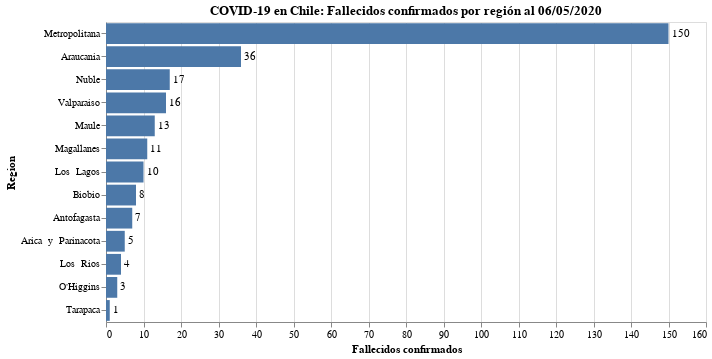

Notebook code for this chart:
### Code cell
#hide_input
bars = alt.Chart(data_raw.reset_index()).mark_bar().encode(
    x = alt.X('Fallecidos:Q', axis=alt.Axis(title='Fallecidos confirmados')),
    y = alt.Y('Region:N', sort='-x'),
    tooltip = 'Fallecidos'
).properties(
    title=f'COVID-19 en Chile: Fallecidos confirmados por región al {today_es_format}'
)

text = bars.mark_text(
    align='left',
    baseline='middle',
    dx=3  # Nudges text to right so it doesn't appear on top of the bar
).encode(
    text='Fallecidos:Q'
)

bars.configure_title(
    fontSize=20,
    font='Courier',
    anchor='start',
    color='gray'
)

(bars + text).properties(width=600, height=300)

### Figure 1 — Vega-Lite specification as saved in the notebook (floating-point values rounded to 4 significant figures)
{"config": {"view": {"continuousWidth": 400, "continuousHeight": 300}}, "layer": [{"mark": "bar", "encoding": {"tooltip": {"type": "quantitative", "field": "Fallecidos"}, "x": {"type": "quantitative", "axis": {"title": "Fallecidos confirmados"}, "field": "Fallecidos"}, "y": {"type": "nominal", "field": "Region", "sort": "-x"}}, "title": "COVID-19 en Chile: Fallecidos confirmados por región al 06/05/2020"}, {"mark": {"type": "text", "align": "left", "baseline": "middle", "dx": 3}, "encoding": {"text": {"type": "quantitative", "field": "Fallecidos"}, "tooltip": {"type": "quantitative", "field": "Fallecidos"}, "x": {"type": "quantitative", "axis": {"title": "Fallecidos confirmados"}, "field": "Fallecidos"}, "y": {"type": "nominal", "field": "Region", "sort": "-x"}}, "title": "COVID-19 en Chile: Fallecidos confirmados por región al 06/05/2020"}], "data": {"name": "data-e88bf5dd69b6ce42a67f21bc77faaa56"}, "height": 300, "width": 600, "$schema": "https://vega.github.io/schema/vega-lite/v4.8.1.json", "datasets": {"data-e88bf5dd69b6ce42a67f21bc77faaa56": [{"Region": "Arica  y  Parinacota", "Casos  totales  acumulados": 318, "Casos  nuevos  totales": 3, "Casos  nuevos  con  sintomas": 3, "Casos  nuevos  sin  sintomas*": 0, "Fallecidos": 5, "%  Total": "138%"}, {"Region": "Tarapaca", "Casos  totales  acumulados": 339, "Casos  nuevos  totales": 17, "Casos  nuevos  con  sintomas": 13, "Casos  nuevos  sin  sintomas*": 4, "Fallecidos": 1, "%  Total": "1.47%"}, {"Region": "Antofagasta", "Casos  totales  acumulados": 855, "Casos  nuevos  totales": 44, "Casos  nuevos  con  sintomas": 28, "Casos  nuevos  sin  sintomas*": 16, "Fallecidos": 7, "%  Total": "3.71%"}, {"Region": "Valparaiso", "Casos  totales  acumulados": 716, "Casos  nuevos  totales": 29, "Casos  nuevos  con  sintomas": 24, "Casos  nuevos  sin  sintomas*": 5, "Fallecidos": 16, "%  Total": "3.11%"}, {"Region": "Metropolitana", "Casos  totales  acumulados": 15582, "Casos  nuevos  totales": 875, "Casos  nuevos  con  sintomas": 784, "Casos  nuevos  sin  sintomas*": 91, "Fallecidos": 150, "%  Total": "67.61%"}, {"Region": "O'Higgins", "Casos  totales  acumulados": 145, "Casos  nuevos  totales": 9, "Casos  nuevos  con  sintomas": 8, "Casos  nuevos  sin  sintomas*": 1, "Fallecidos": 3, "%  Total": "0.63%"}, {"Region": "Maule", "Casos  totales  acumulados": 408, "Casos  nuevos  totales": 0, "Casos  nuevos  con  sintomas": 0, "Casos  nuevos  sin  sintomas*": 0, "Fallecidos": 13, "%  Total": "1.77%"}, {"Region": "Nuble", "Casos  totales  acumulados": 791, "Casos  nuevos  totales": 2, "Casos  nuevos  con  sintomas": 1, "Casos  nuevos  sin  sintomas*": 1, "Fallecidos": 17, "%  Total": "3.43%"}, {"Region": "Biobio", "Casos  totales  acumulados": 789, "Casos  nuevos  totales": 15, "Casos  nuevos  con  sintomas": 12, "Casos  nuevos  sin  sintomas*": 3, "Fallecidos": 8, "%  Total": "3.42%"}, {"Region": "Araucania", "Casos  totales  acumulados": 1362, "Casos  nuevos  totales": 10, "Casos  nuevos  con  sintomas": 0, "Casos  nuevos  sin  sintomas*": 10, "Fallecidos": 36, "%  Total": "5.91%"}, {"Region": "Los  Rios", "Casos  totales  acumulados": 200, "Casos  nuevos  totales": 1, "Casos  nuevos  con  sintomas": 1, "Casos  nuevos  sin  sintomas*": 0, "Fallecidos": 4, "%  Total": "0.87%"}, {"Region": "Los  Lagos", "Casos  totales  acumulados": 541, "Casos  nuevos  totales": 16, "Casos  nuevos  con  sintomas": 11, "Casos  nuevos  sin  sintomas*": 5, "Fallecidos": 10, "%  Total": "2.35%"}, {"Region": "Magallanes", "Casos  totales  acumulados": 818, "Casos  nuevos  totales": 9, "Casos  nuevos  con  sintomas": 8, "Casos  nuevos  sin  sintomas*": 1, "Fallecidos": 11, "%  Total": "3.55%"}]}}
